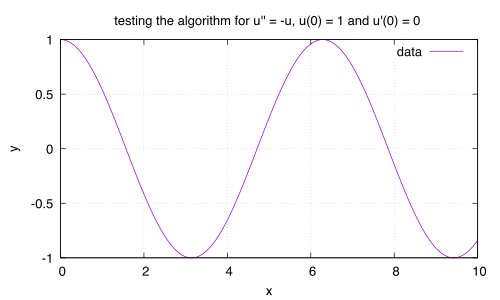

This chart was generated by the following gnuplot code:
set terminal pdfcairo enhanced font "Helvetica,14"
set output "test.pdf"

set title "testing the algorithm for u'' = -u, u(0) = 1 and u'(0) = 0 "
set xlabel "x"
set ylabel "y"
set grid

plot 'test.dat' using 1:2 with lines title "data"
